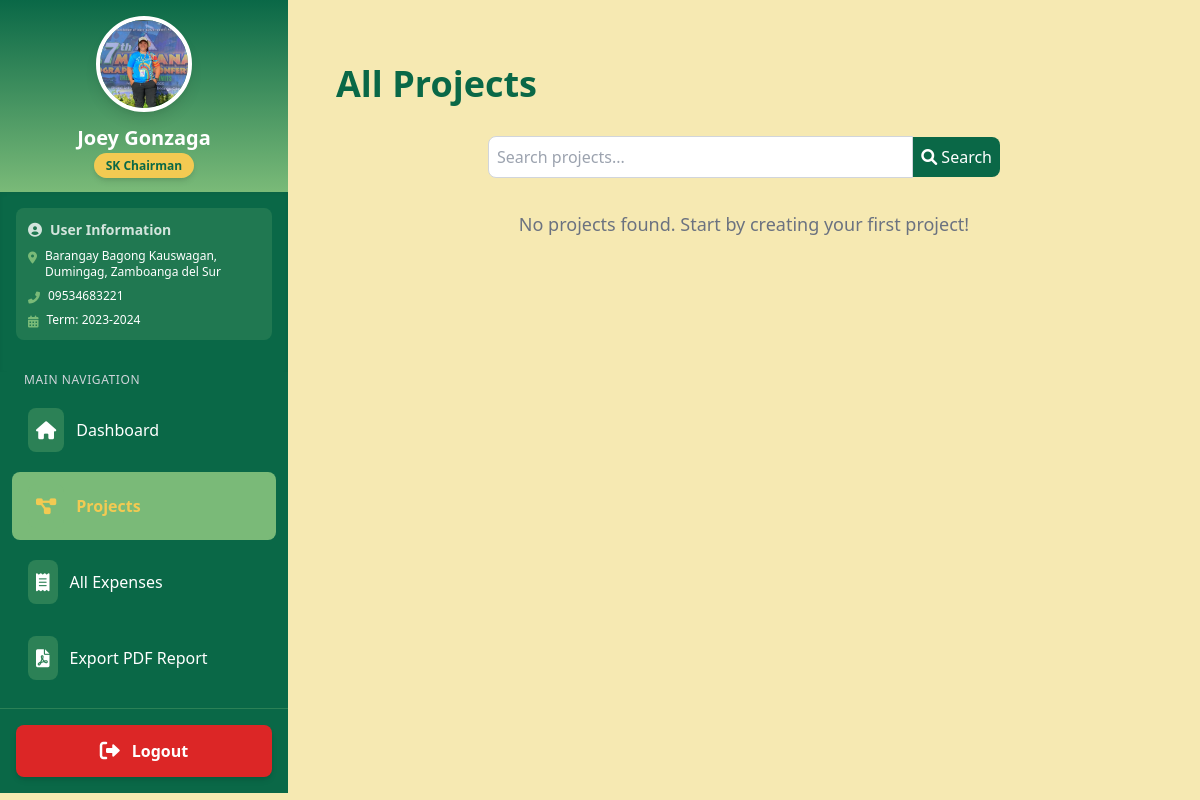
Before: /projects/ (signed in) with the older database file.
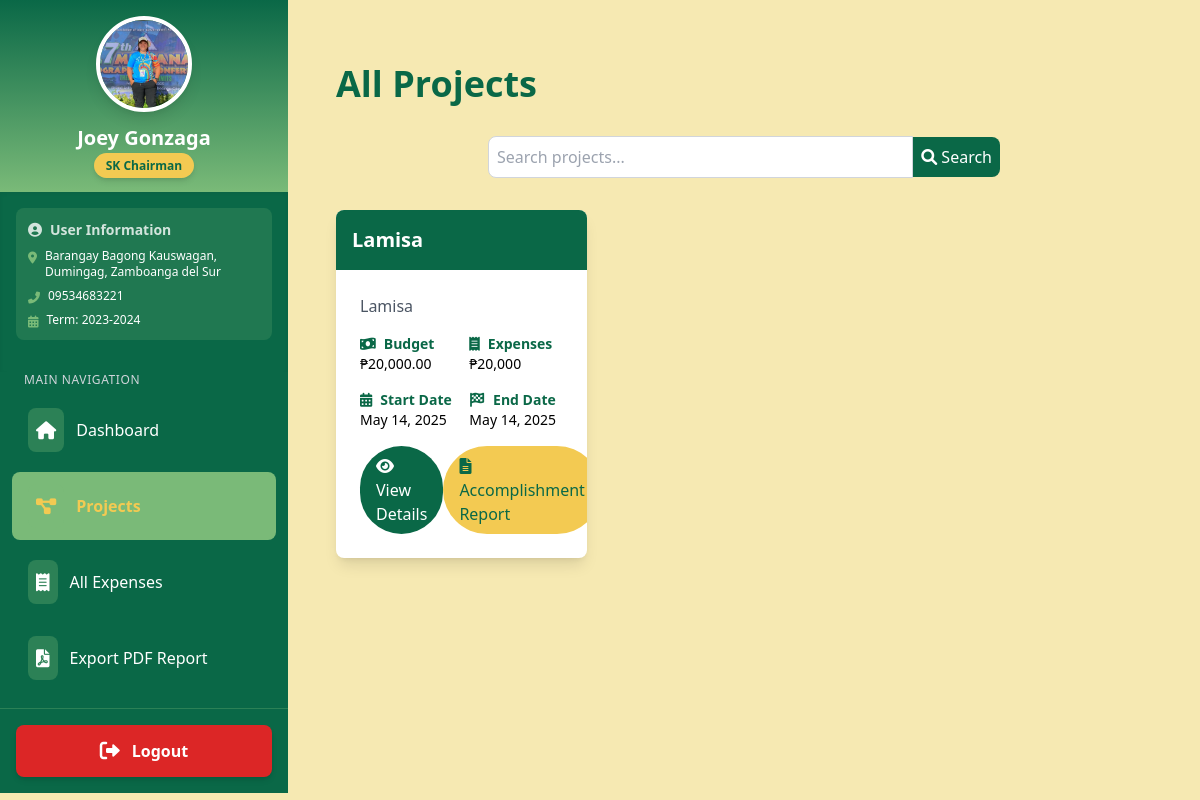
After: the same page with the newer database file.
### sk_project/models.py (models this page shows, shortened)
class Project(models.Model):
    name = models.CharField(max_length=255)
    description = models.TextField()
    beneficiary = models.CharField(max_length=255, blank=True, null=True, help_text='Target beneficiaries of this project')
    allocated_budget = models.DecimalField(max_digits=10, decimal_places=2, default=0)
    budget = models.DecimalField(max_digits=10, decimal_places=2)
    main_budget = models.ForeignKey(MainBudget, related_name='projects', on_delete=models.SET_NULL, null=True)
    chairman = models.ForeignKey(User, related_name='projects', on_delete=models.CASCADE)
    start_date = models.DateField()
    end_date = models.DateField()
    STATUS_CHOICES = [
        ('ongoing', 'Ongoing'),
        ('completed', 'Completed'),
        ('cancelled', 'Cancelled')
    ]
    status = models.CharField(max_length=20, choices=STATUS_CHOICES, default='ongoing')
    image = models.ImageField(upload_to='project_images/%Y/%m/%d/', blank=True, null=True)
    resolution_document = models.FileField(upload_to='project_resolutions/%Y/%m/%d/', blank=True, null=True, help_text='Attach resolution document for this project')
    created_at = models.DateTimeField(auto_now_add=True)
    updated_at = models.DateTimeField(auto_now=True)
    class Meta:
        ordering = ['start_date']

### sk_project/views.py (the view)
# urls.py: path('projects/', views.all_projects, name='all_projects'),
def all_projects(request):
    search_query = request.GET.get('search', '')
    projects = Project.objects.filter(chairman=request.user).annotate(
    total_expenses=models.Sum('expenses__amount')
)
    if search_query:
        projects = projects.filter(
            Q(name__icontains=search_query) |
            Q(description__icontains=search_query)
        )
    context = {
        'projects': projects,
        'search_query': search_query,
    }
    return render(request, 'all_projects.html', context)

### sk_project/context_processors.py (called while the page is built)
def user_info(request):
    context = {}
    if request.user.is_authenticated:
        context['user_address'] = request.user.address
        context['user_contact_number'] = request.user.contact_number
        context['user_term_of_office'] = request.user.term_of_office
        print(f"Context processor - User: {request.user.username}, Address: {request.user.address}")
        if request.user.is_superuser:
            context['pending_approvals_count'] = User.objects.filter(is_approved=False, is_superuser=False).count()
            context['active_users_count'] = User.objects.filter(is_approved=True, is_superuser=False).count()
            context['all_projects'] = Project.objects.all()
        else:
            context['all_projects'] = Project.objects.filter(chairman=request.user)
    return context

### templates/all_projects.html (shortened to what this page needs)
{% extends 'base.html' %}
{% load humanize %}
{% block content %}
    <div class="container mx-auto px-4 py-8">
        <h1 class="text-4xl font-bold text-tertiary mb-8 animate-fade-in">All Projects</h1>
        <form method="GET" action="{% url 'all_projects' %}" class="mb-8">
            <div class="flex items-center max-w-lg mx-auto">
                <input type="text" name="search" placeholder="Search projects..." value="{{ request.GET.search }}" class="flex-grow p-2 border border-gray-300 rounded-l-lg focus:outline-none focus:ring-2 focus:ring-tertiary">
                <button type="submit" class="bg-tertiary text-white p-2 rounded-r-lg hover:bg-quaternary transition duration-300">
                    <i class="fas fa-search"></i> Search
                </button>
            </div>
        </form>
        <div class="grid grid-cols-1 md:grid-cols-2 lg:grid-cols-3 gap-8">
            {% for project in projects %}
                <div class="bg-white rounded-lg shadow-lg overflow-hidden transition-all duration-300 hover:shadow-xl hover:-translate-y-1 animate-fade-in" style="animation-delay: {{ forloop.counter|add:1|stringformat:'d'}}00ms;">
                    <div class="bg-tertiary text-white p-4">
                        <h2 class="text-xl font-semibold">{{ project.name }}</h2>
                    </div>
                    <div class="p-6">
                        <p class="text-gray-600 mb-4">{{ project.description|truncatechars:100 }}</p>
                        <div class="grid grid-cols-2 gap-4 text-sm mb-4">
                            <div>
                                <p class="font-semibold text-tertiary"><i class="fas fa-money-bill-wave mr-2"></i>Budget</p>
                                <p>₱{{ project.budget|intcomma }}</p>
                            </div>
                            <div>
                                <p class="font-semibold text-tertiary"><i class="fas fa-receipt mr-2"></i>Expenses</p>
                                <p>₱{{ project.total_expenses|intcomma }}</p>
                            </div>
                            <div>
                                <p class="font-semibold text-tertiary"><i class="fas fa-calendar-alt mr-2"></i>Start Date</p>
                                <p>{{ project.start_date }}</p>
                            </div>
                            <div>
                                <p class="font-semibold text-tertiary"><i class="fas fa-flag-checkered mr-2"></i>End Date</p>
                                <p>{{ project.end_date }}</p>
                            </div>
                        </div>
                        <div class="flex justify-between items-center mt-4">
                            <a href="{% url 'project_detail' project.id %}" class="bg-tertiary text-white px-4 py-2 rounded-full hover:bg-quaternary transition duration-300">
                                <i class="fas fa-eye mr-2"></i>View Details
                            </a>
                            <a href="{% url 'project_accomplishment_report' project.id %}" class="bg-primary text-tertiary px-4 py-2 rounded-full hover:bg-secondary transition duration-300">
                                <i class="fas fa-file-alt mr-2"></i>Accomplishment Report
                            </a>
                        </div>
                    </div>
                </div>
            {% empty %}
                <p class="col-span-3 text-center text-gray-500 text-lg animate-fade-in">No projects found. {% if search_query %}Try a different search term or {% endif %}Start by creating your first project!</p>
            {% endfor %}
        </div>
    </div>
{% endblock %}

Changed rows visible on the page:
added Project: name "Lamisa", description "Lamisa", budget "20,000.00", total_expenses "20,000", start_date "May 14, 2025", end_date "May 14, 2025"
Other visible differences:
text no longer shown: "No projects found. Start by creating your first project!"
